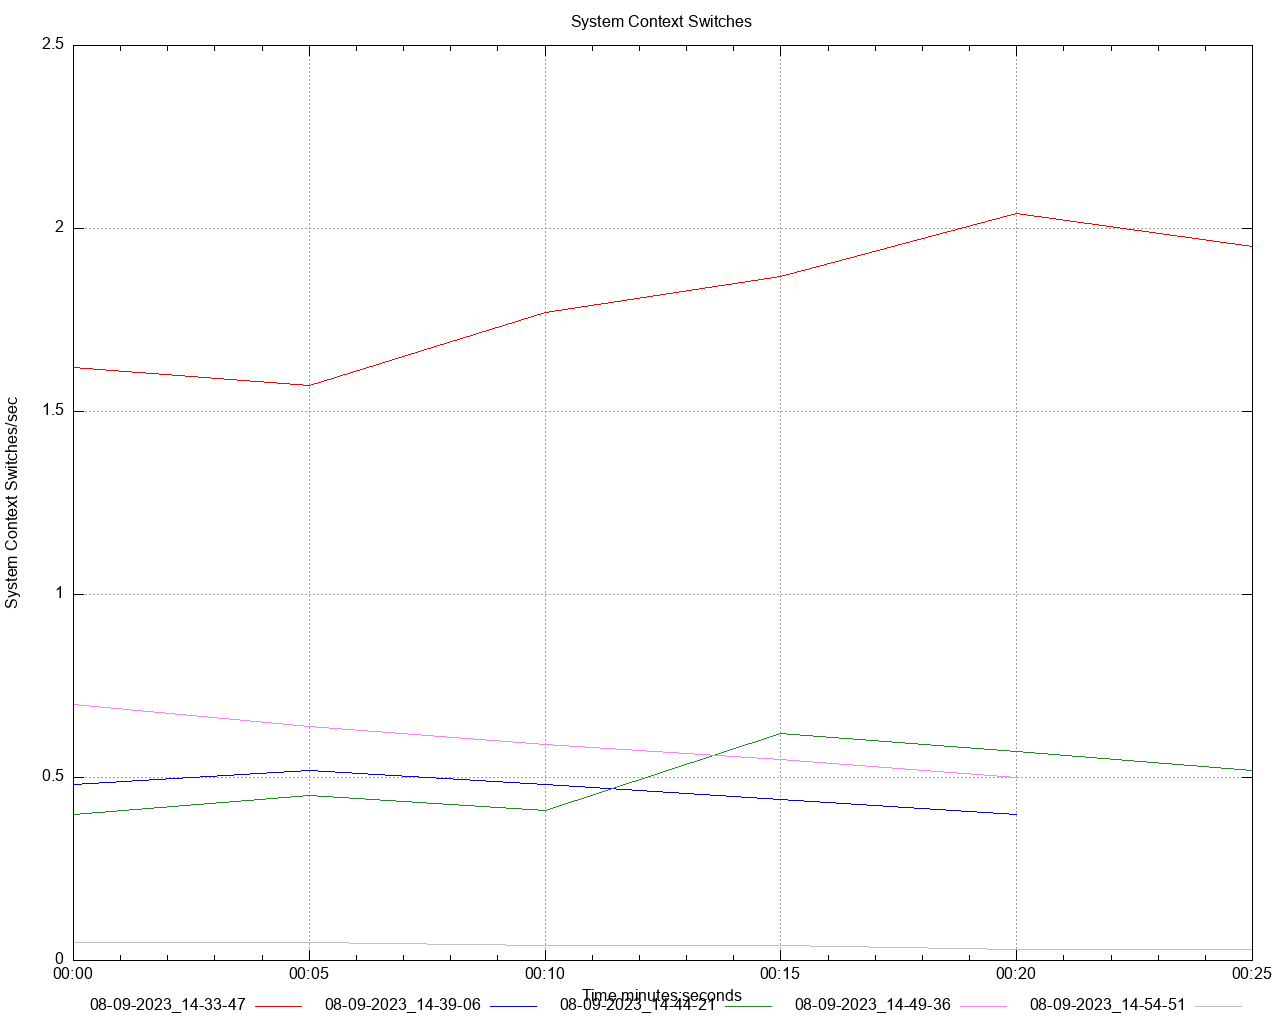

This chart was generated by the following gnuplot code:
set title 'System Context Switches' noenhanced
set style data lines
set datafile separator ","
set terminal png size 1280,1024
set grid
set key below
set xdata time
set timefmt "%s"
offset = 0
t0(x)=(offset=($0==0) ? x : offset, x - offset)
set xlabel 'Time minutes:seconds'
set ylabel 'System Context Switches/sec'
set output '/Users/gbarnett/git/hazelcast-simulator/atomiclong-3node-member/atomicreference/dstat/system_context_switches_A4.png'
plot \
   '/Users/gbarnett/git/hazelcast-simulator/atomiclong-3node-member/atomicreference/data/system_context_switches_A4_1.data' using (t0(timecolumn(1))):2 title "08-09-2023_14-33-47" noenhanced lt rgb "red", \
   '/Users/gbarnett/git/hazelcast-simulator/atomiclong-3node-member/atomicreference/data/system_context_switches_A4_2.data' using (t0(timecolumn(1))):2 title "08-09-2023_14-39-06" noenhanced lt rgb "blue", \
   '/Users/gbarnett/git/hazelcast-simulator/atomiclong-3node-member/atomicreference/data/system_context_switches_A4_3.data' using (t0(timecolumn(1))):2 title "08-09-2023_14-44-21" noenhanced lt rgb "forest-green", \
   '/Users/gbarnett/git/hazelcast-simulator/atomiclong-3node-member/atomicreference/data/system_context_switches_A4_4.data' using (t0(timecolumn(1))):2 title "08-09-2023_14-49-36" noenhanced lt rgb "orchid", \
   '/Users/gbarnett/git/hazelcast-simulator/atomiclong-3node-member/atomicreference/data/system_context_switches_A4_5.data' using (t0(timecolumn(1))):2 title "08-09-2023_14-54-51" noenhanced lt rgb "grey", \
